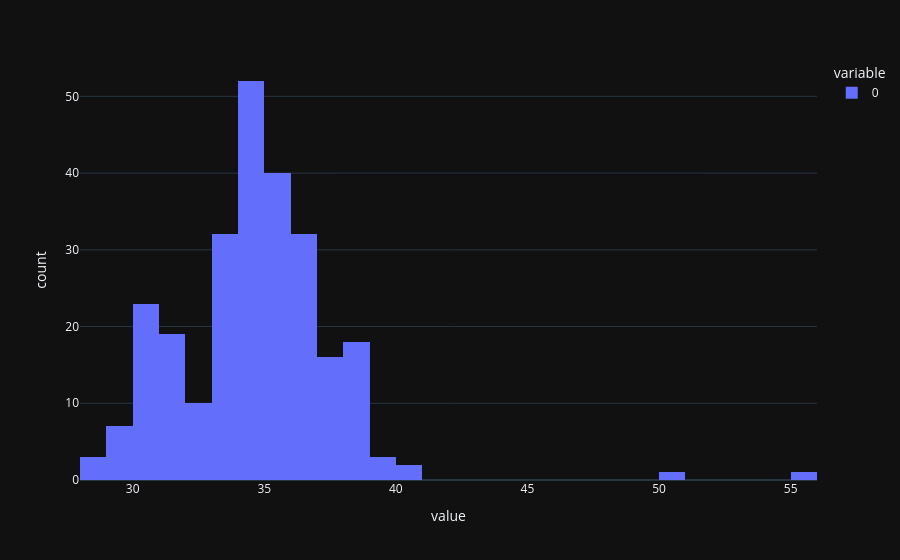

The notebook cell this image was saved under:
### Code cell
fig = px.histogram(gc_counts)
fig.show()

### Figure 1 — Plotly figure (JSON) as saved in the notebook; plotly's stock layout.template omitted (floating-point values rounded to 4 significant figures; data arrays with more than 128 entries replaced by an {"elided": "..."} marker saying what was removed)
{"data": [{"bingroup": "x", "hovertemplate": "variable=0<br>value=%{x}<br>count=%{y}<extra></extra>", "legendgroup": "0", "marker": {"color": "#636efa", "pattern": {"shape": ""}}, "name": "0", "orientation": "v", "showlegend": true, "x": {"elided": "259 float values"}, "xaxis": "x", "yaxis": "y", "type": "histogram"}], "layout": {"xaxis": {"anchor": "y", "domain": [0.0, 1.0], "title": {"text": "value"}}, "yaxis": {"anchor": "x", "domain": [0.0, 1.0], "title": {"text": "count"}}, "legend": {"title": {"text": "variable"}, "tracegroupgap": 0}, "margin": {"t": 60}, "barmode": "relative"}}
